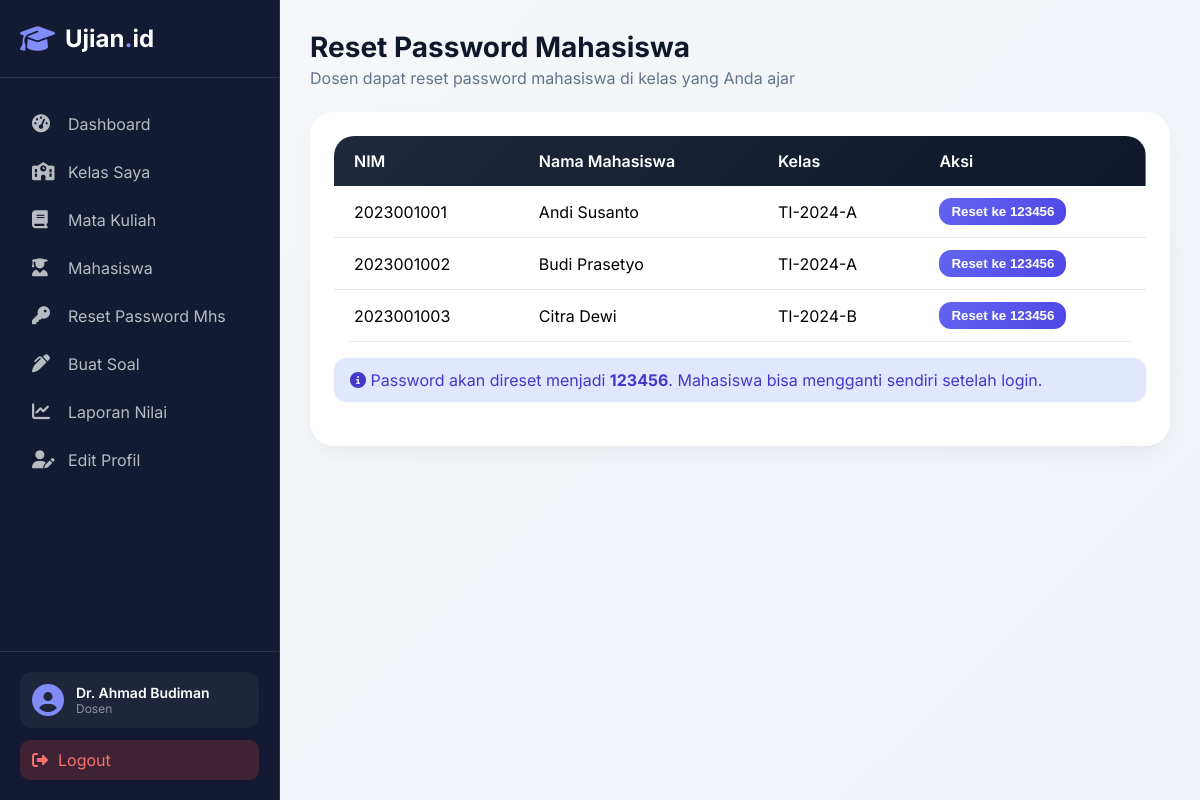
The app's page /dosen/reset_password/index.php (signed in) with its own data.
### tables this page shows
CREATE TABLE `users` (
  `id` int(11) NOT NULL AUTO_INCREMENT,
  `username` varchar(50) NOT NULL,
  `password` varchar(255) NOT NULL,
  `role` enum('admin','dosen','mahasiswa') NOT NULL,
  `nama_lengkap` varchar(100) NOT NULL,
  `email` varchar(100) DEFAULT NULL,
  `nim_nip` varchar(30) DEFAULT NULL,
  `created_at` timestamp NOT NULL DEFAULT current_timestamp(),
  PRIMARY KEY (`id`),
  UNIQUE KEY `username` (`username`)
);

### dosen/reset_password/index.php (the view, shortened to what this page needs)
<?php
include '../../config/database.php';
$dosen_id = $_SESSION['user_id'];
$mahasiswa = mysqli_query($conn, "
    SELECT DISTINCT u.id, u.username, u.nama_lengkap, u.nim_nip, k.nama_kelas
    FROM users u
    JOIN enrollments e ON u.id = e.mahasiswa_id
    JOIN kelas k ON e.kelas_id = k.id
    WHERE k.dosen_id = $dosen_id AND u.role = 'mahasiswa'
    ORDER BY k.nama_kelas, u.nama_lengkap
");
include '../../includes/header.php';
?>
<div class="page-header">
    <h1 class="page-title">Reset Password Mahasiswa</h1>
    <p class="page-subtitle">Dosen dapat reset password mahasiswa di kelas yang Anda ajar</p>
</div>
<div class="card-modern">
    <table class="table-modern">
        <thead>
            <tr>
                <th>NIM</th>
                <th>Nama Mahasiswa</th>
                <th>Kelas</th>
                <th>Aksi</th>
            </tr>
        </thead>
        <tbody>
            <?php if(mysqli_num_rows($mahasiswa) > 0): ?>
                <?php while($m = mysqli_fetch_assoc($mahasiswa)): ?>
                <tr>
                    <td><?= htmlspecialchars($m['nim_nip']) ?></td>
                    <td><?= htmlspecialchars($m['nama_lengkap']) ?></td>
                    <td><?= htmlspecialchars($m['nama_kelas']) ?></td>
                    <td>
                        <form method="POST" onsubmit="return confirm('Reset password <?= $m['nama_lengkap'] ?> ke 123456?')">
                            <button type="submit" name="reset" class="btn-primary" style="padding:6px 12px">Reset ke 123456</button>
                        </form>
                     </td>
                </tr>
                <?php endwhile; ?>
            <?php else: ?>
                <tr>
                    <td colspan="4" style="text-align:center">Belum ada mahasiswa terdaftar di kelas Anda</td>
                </tr>
            <?php endif; ?>
        </tbody>
     </table>
    <div class="alert info" style="margin-top:16px">
        <i class="fas fa-info-circle"></i> Password akan direset menjadi <strong>123456</strong>. Mahasiswa bisa mengganti sendiri setelah login.
    </div>
</div>
<?php include '../../includes/footer.php'; ?>

### assets/css/style.css (style rules this page uses)
* { margin: 0; padding: 0; box-sizing: border-box; }
body { font-family: 'Inter', sans-serif; background: linear-gradient(135deg, #667eea 0%, #764ba2 100%); min-height: 100vh; }
.card-modern { background: white; border-radius: 24px; padding: 24px; box-shadow: 0 10px 25px -5px rgba(0,0,0,0.05), 0 8px 10px -6px rgba(0,0,0,0.02); transition: transform 0.2s ease, box-shadow 0.2s ease; }
.btn-primary { background: linear-gradient(135deg, #6366f1, #4f46e5); border: none; padding: 10px 20px; border-radius: 12px; color: white; font-weight: 600; cursor: pointer; transition: all 0.3s ease; text-decoration: none; display: inline-block; }
.table-modern { width: 100%; background: white; border-radius: 20px; overflow: hidden; border-collapse: separate; border-spacing: 0; }
.table-modern thead tr { background: linear-gradient(135deg, #1e293b, #0f172a); color: white; }
.table-modern th { padding: 15px 20px; font-weight: 600; text-align: left; }
.table-modern td { padding: 12px 20px; border-bottom: 1px solid #e2e8f0; }
.page-header { display: flex; justify-content: space-between; align-items: center; margin-bottom: 24px; flex-wrap: wrap; }
.page-title { font-size: 28px; font-weight: 700; color: #0f172a; }
.page-subtitle { color: #64748b; margin-top: 4px; }
.alert { padding: 12px 16px; border-radius: 12px; margin-bottom: 20px; }
.alert.info { background: #e0e7ff; color: #4338ca; }

### records on screen
users: nim_nip "2023001001", nama_lengkap "Andi Susanto", nama_kelas "TI-2024-A"
users: nim_nip "2023001002", nama_lengkap "Budi Prasetyo", nama_kelas "TI-2024-A"
users: nim_nip "2023001003", nama_lengkap "Citra Dewi", nama_kelas "TI-2024-B"

### other values on screen
$_SESSION['nama'] "Dr. Ahmad Budiman"
$_SESSION['role'] "Dosen"
